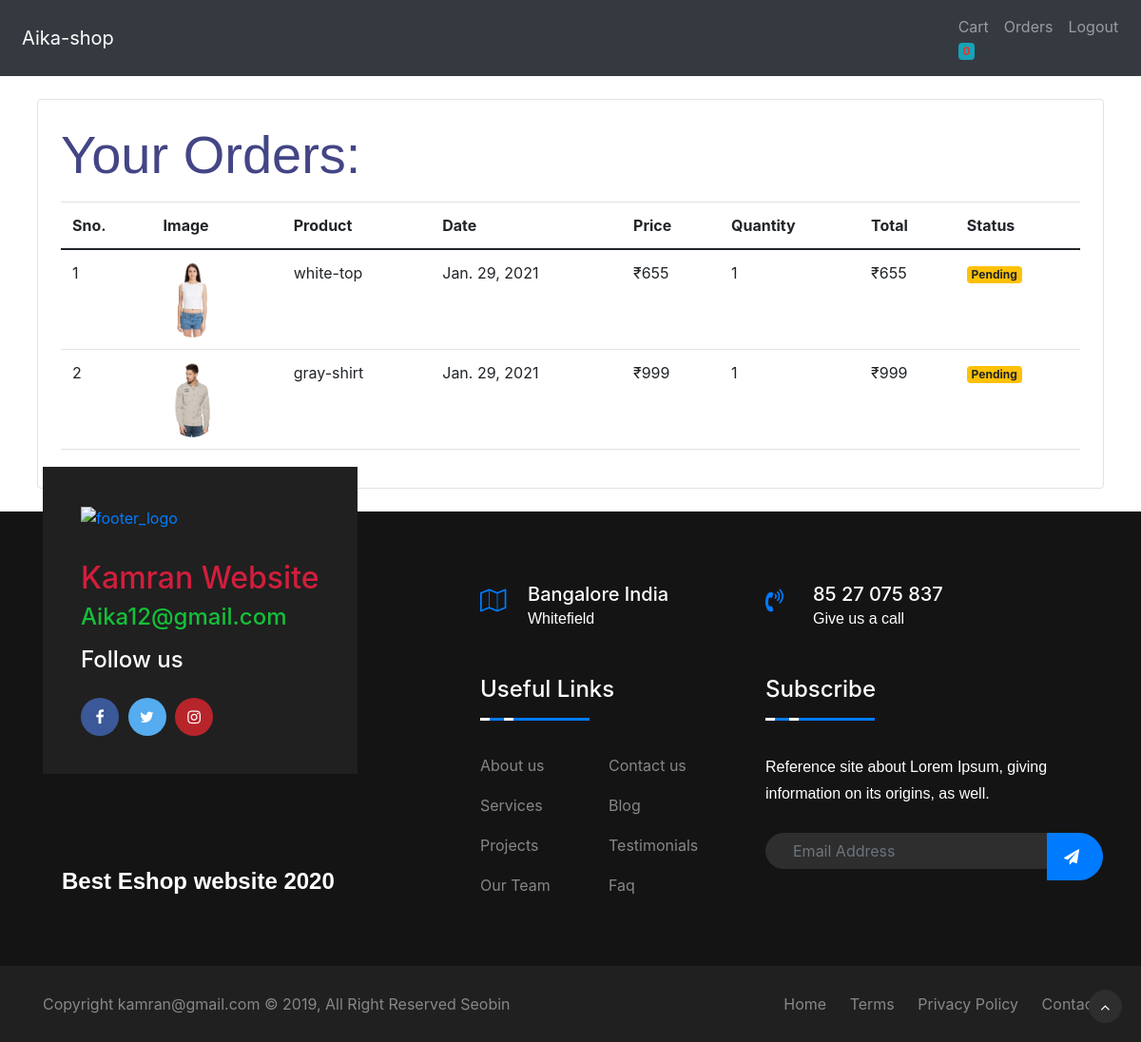
The app's page /orders (signed in) with its own data.
### store/models/orders.py (models this page shows, shortened)
class Order(models.Model):
    product = models.ForeignKey(Product,on_delete=models.CASCADE)
    customer = models.ForeignKey(Customer,on_delete=models.CASCADE)
    quantity = models.IntegerField(default=1)
    address = models.CharField(max_length=100, default='',blank=True)
    phone = models.CharField(max_length=200,default='',blank=True)
    price = models.IntegerField()
    date = models.DateField(default=datetime.datetime.today)
    status = models.BooleanField(default=False)
    @staticmethod
    def get_orders_by_customer(customer_id):
        return Order.objects.filter(customer = customer_id).order_by('-date')

### store/models/product.py (models this page shows, shortened)
class Product(models.Model):
    name = models.CharField(max_length=50)
    price = models.IntegerField(default=0)
    category = models.ForeignKey(Category,on_delete=models.CASCADE,default=1)
    description = models.CharField(max_length=200,default='',null=True,blank=True)
    image = models.ImageField(upload_to='uploads/products/')

### store/middleware/auth.py (the view)
    def middleware(request):
        if not request.session.get('customer'):
            return redirect('login')
        response = get_response(request)
        return response

### store/templatetags/custom_filter.py (called while the page is built)
@register.filter(name='currency')
def currency(number):
    return "₹"+str(number)

@register.filter(name='multiply')
def currency(number,number1):
    return number * number1

### store/views/orders.py (called while the page is built)
    def get(self,request):
        customer_id = request.session.get('customer')
        orders = Order.get_orders_by_customer(customer_id)
        print(orders)
        return render(request,'orders.html',{'orders':orders})

### store/templates/orders.html (shortened to what this page needs)
{% extends "base.html" %} {% block content %}
{% load cart %}
{% load custom_filter %}
<div class="container-fluid">
    <div class="border rounded p-4 m-4">
        <table class="table">
            <p class="display-4">Your Orders:</p>
            <thead>
                <tr>
                    <th>Sno.</th>
                    <th>Image</th>
                    <th>Product</th>
                    <th>Date</th>
                    <th>Price</th>
                    <th>Quantity</th>
                    <th>Total</th>
                    <th>Status</th>
                </tr>
            </thead>
            <tbody>
                {% for order in orders %}
                <tr>
                    <td>{{forloop.counter}}</td>
                    <td><img style="height: 80px;" class="rounded-circle" src="{{order.product.image.url}}" alt=""></td>
                    <td>{{order.product.name}}</td>
                    <td>{{order.date}}</td>
                    <td>{{order.price|currency}}</td>
                    <td>{{order.quantity}}</td>
                    <td>{{order.quantity|multiply:order.price|currency}}</td>
                    {% if order.status %}
                    <td><small class="badge1 badge-success">Completed</small> </td>
                    {% else %}
                    <td><small class="badge badge-warning">Pending</small></td>
                    {% endif %}
                </tr>
                {% endfor %}
            </tbody>
        </table>
    </div>
</div>
{% endblock %}

### store/templates/base.html (style rules this page uses)
body { color: #ccc; }
p { font-family: "Nunito", sans-serif; font-size: 16px; color: white; line-height: 28px; }

### store/templates/orders.html (style rules this page uses)
body { background-color: #bec0a8f6 }
.display-4 { color: rgb(67, 69, 133); }
.badge { color:rgb(226, 55, 43) }

### records on screen
Order: product.image (picture), product.name "white-top", date "Jan. 29, 2021", price "₹655", quantity "1", quantity|multiply "₹655", status "Pending"
Order: product.image (picture), product.name "gray-shirt", date "Jan. 29, 2021", price "₹999", quantity "1", quantity|multiply "₹999", status "Pending"
